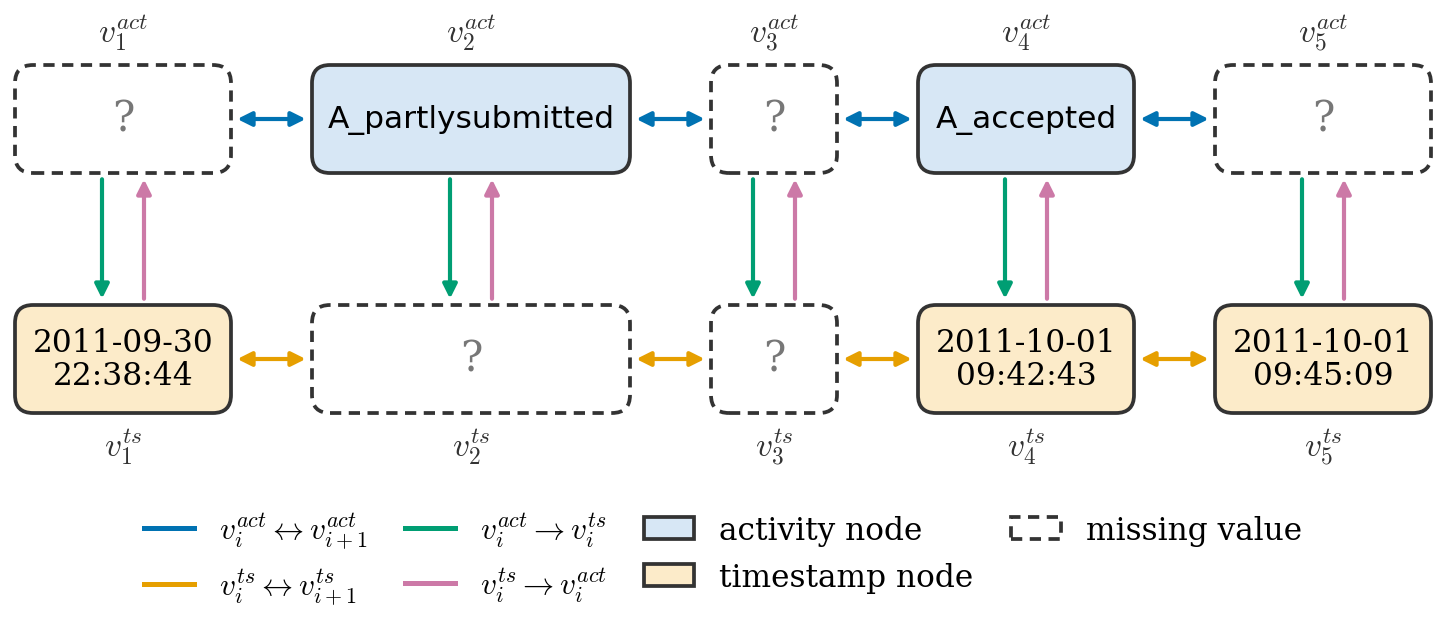

Reproduce this figure in Python.
"""Heterogeneous graph encoding of the trace in Table 2 (tab:trace_example_missing), activity + timestamp only.

BPI 2012, trace 173688 ('-' = missing):
    e1: activity -,                  timestamp 2011-09-30 22:38:44.546
    e2: activity A_partlysubmitted,  timestamp -
    e3: activity -,                  timestamp -
    e4: activity A_accepted,         timestamp 2011-10-01 09:42:43.308
    e5: activity -,                  timestamp 2011-10-01 09:45:09.243
Timestamps are shown to the second. Drawn at text width (4.8 in, LNCS): include with width=\\linewidth.
Output: encoding_AT.pdf (vector) and encoding_AT.png (preview), next to this script.
"""
from pathlib import Path

import matplotlib
matplotlib.use("Agg")
import matplotlib.pyplot as plt
from matplotlib.lines import Line2D
from matplotlib.patches import FancyArrowPatch, FancyBboxPatch, Rectangle

plt.rcParams.update({"font.family": "serif", "mathtext.fontset": "cm", "font.size": 7.5})

OUT = Path(__file__).resolve().parent
ACT = [None, "A_partlysubmitted", None, "A_accepted", None]                  # None = missing
TS = ["2011-09-30\n22:38:44", None, None, "2011-10-01\n09:42:43", "2011-10-01\n09:45:09"]

# geometry in inches (axes data units = inches, aspect equal)
COLW = [0.72, 1.06, 0.42, 0.72, 0.72]          # column widths (fit the widest label of each column)
GAP, H = 0.27, 0.36                            # horizontal gap between boxes, box height
Y_ACT, Y_TS = 0.80, 0.0
C_AA, C_TT, C_AT, C_TA = "#0072B2", "#E69F00", "#009E73", "#CC79A7"          # Okabe-Ito
FILL = {"act": "#D7E7F5", "ts": "#FCEBC9"}
DASH = (0, (3, 2))

xs, x = [], 0.0
for w in COLW:
    xs.append(x + w / 2)
    x += w + GAP
WIDTH = x - GAP


def node(ax, xc, y, w, val, kind, name, above):
    miss = val is None
    ax.add_patch(FancyBboxPatch((xc - w / 2, y - H / 2), w, H, boxstyle="round,pad=0,rounding_size=0.06",
                                facecolor="white" if miss else FILL[kind], edgecolor="#333333",
                                linestyle=DASH if miss else "-", linewidth=0.9, zorder=3))
    if miss:
        ax.text(xc, y, "?", ha="center", va="center", color="#777777", fontsize=10, zorder=4)
    else:
        ax.text(xc, y, val, ha="center", va="center", zorder=4, linespacing=1.1,
                family="sans-serif" if kind == "act" else "serif")
    dy = H / 2 + 0.11
    ax.text(xc, y + dy if above else y - dy, f"${name}$", ha="center", va="center", fontsize=8, color="#333333")


def arrow(ax, p, q, color, both=False):
    ax.add_patch(FancyArrowPatch(p, q, arrowstyle="<|-|>" if both else "-|>", mutation_scale=7,
                                 color=color, linewidth=1.0, zorder=2, shrinkA=1.5, shrinkB=1.5))


Y0, Y1 = Y_TS - H / 2 - 0.2, Y_ACT + H / 2 + 0.2          # vertical data extent (inches)
X0, X1 = -0.03, WIDTH + 0.03
LEG = 0.42                                                 # room for the legend below the graph (inches)
FW, FH = X1 - X0, (Y1 - Y0) + LEG
fig = plt.figure(figsize=(FW, FH))
ax = fig.add_axes([0, LEG / FH, 1, (Y1 - Y0) / FH])        # 1 data unit = 1 inch
for i, (xc, w) in enumerate(zip(xs, COLW)):
    node(ax, xc, Y_ACT, w, ACT[i], "act", f"v_{i + 1}^{{act}}", above=True)
    node(ax, xc, Y_TS, w, TS[i], "ts", f"v_{i + 1}^{{ts}}", above=False)
    off = 0.07                                                     # act->ts and ts->act side by side
    arrow(ax, (xc - off, Y_ACT - H / 2), (xc - off, Y_TS + H / 2), C_AT)
    arrow(ax, (xc + off, Y_TS + H / 2), (xc + off, Y_ACT - H / 2), C_TA)
    if i < len(xs) - 1:
        x0, x1 = xc + w / 2, xs[i + 1] - COLW[i + 1] / 2
        arrow(ax, (x0, Y_ACT), (x1, Y_ACT), C_AA, both=True)
        arrow(ax, (x0, Y_TS), (x1, Y_TS), C_TT, both=True)

handles = [
    Line2D([], [], color=C_AA, lw=1.2, label=r"$v_i^{act} \leftrightarrow v_{i+1}^{act}$"),
    Line2D([], [], color=C_TT, lw=1.2, label=r"$v_i^{ts} \leftrightarrow v_{i+1}^{ts}$"),
    Line2D([], [], color=C_AT, lw=1.2, label=r"$v_i^{act} \rightarrow v_i^{ts}$"),
    Line2D([], [], color=C_TA, lw=1.2, label=r"$v_i^{ts} \rightarrow v_i^{act}$"),
    Rectangle((0, 0), 1, 1, facecolor=FILL["act"], edgecolor="#333333", lw=0.9, label="activity node"),
    Rectangle((0, 0), 1, 1, facecolor=FILL["ts"], edgecolor="#333333", lw=0.9, label="timestamp node"),
    Rectangle((0, 0), 1, 1, facecolor="white", edgecolor="#333333", lw=0.9, linestyle=DASH, label="missing value"),
]
ax.legend(handles=handles, loc="upper center", bbox_to_anchor=(0.5, -0.02), ncol=4, frameon=False,
          handlelength=1.6, columnspacing=1.2, fontsize=7.5)
ax.set_xlim(X0, X1)
ax.set_ylim(Y0, Y1)
ax.set_aspect("equal")
ax.axis("off")
r = fig.canvas.get_renderer()                             # report label widths vs box widths
for t in ax.texts:
    if t.get_text() not in ("?",) and not t.get_text().startswith("$"):
        print(f"{t.get_text()!r:28} {t.get_window_extent(r).width / fig.dpi:.2f} in")
fig.savefig(OUT / "encoding_AT.pdf", bbox_inches="tight", pad_inches=0.02)
fig.savefig(OUT / "encoding_AT.png", bbox_inches="tight", pad_inches=0.02, dpi=300)
print("saved", OUT / "encoding_AT.pdf")
